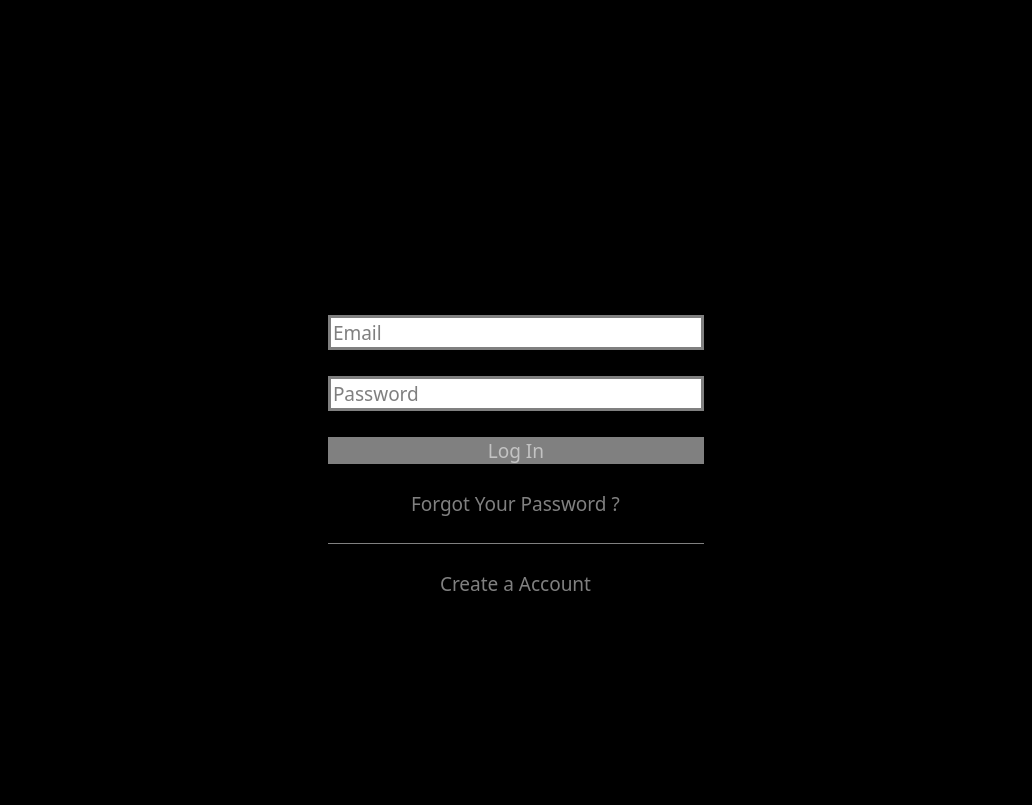
<?xml version="1.0" encoding="UTF-8"?>
<ui version="4.0">
 <class>MainWindow</class>
 <widget class="QMainWindow" name="MainWindow">
  <property name="geometry">
   <rect>
    <x>0</x>
    <y>0</y>
    <width>1032</width>
    <height>805</height>
   </rect>
  </property>
  <property name="maximumSize">
   <size>
    <width>16777215</width>
    <height>16777215</height>
   </size>
  </property>
  <property name="windowTitle">
   <string>MainWindow</string>
  </property>
  <widget class="QWidget" name="centralwidget">
   <property name="styleSheet">
    <string notr="true">background-color:black;border</string>
   </property>
   <layout class="QVBoxLayout" name="verticalLayout">
    <item>
     <widget class="QGroupBox" name="groupBox">
      <property name="sizePolicy">
       <sizepolicy hsizetype="Preferred" vsizetype="Fixed">
        <horstretch>0</horstretch>
        <verstretch>100</verstretch>
       </sizepolicy>
      </property>
      <property name="maximumSize">
       <size>
        <width>16777215</width>
        <height>100</height>
       </size>
      </property>
      <property name="styleSheet">
       <string notr="true">border: 0px solid;</string>
      </property>
      <layout class="QHBoxLayout" name="horizontalLayout">
       <item alignment="Qt::AlignLeft">
        <widget class="QPushButton" name="BackButtton">
         <property name="sizePolicy">
          <sizepolicy hsizetype="Fixed" vsizetype="Fixed">
           <horstretch>0</horstretch>
           <verstretch>0</verstretch>
          </sizepolicy>
         </property>
         <property name="maximumSize">
          <size>
           <width>48</width>
           <height>48</height>
          </size>
         </property>
         <property name="cursor">
          <cursorShape>PointingHandCursor</cursorShape>
         </property>
         <property name="styleSheet">
          <string notr="true">background-color:rgba(255, 255, 255, 0.0);
color:white
</string>
         </property>
         <property name="text">
          <string/>
         </property>
         <property name="icon">
          <iconset>
           <normaloff>white-24dp/2x/outline_arrow_back_white_24dp.png</normaloff>white-24dp/2x/outline_arrow_back_white_24dp.png</iconset>
         </property>
         <property name="iconSize">
          <size>
           <width>48</width>
           <height>48</height>
          </size>
         </property>
         <property name="flat">
          <bool>true</bool>
         </property>
        </widget>
       </item>
       <item>
        <widget class="QLabel" name="label">
         <property name="sizePolicy">
          <sizepolicy hsizetype="Maximum" vsizetype="Maximum">
           <horstretch>0</horstretch>
           <verstretch>0</verstretch>
          </sizepolicy>
         </property>
         <property name="maximumSize">
          <size>
           <width>150</width>
           <height>70</height>
          </size>
         </property>
         <property name="text">
          <string/>
         </property>
         <property name="pixmap">
          <pixmap>Netflix_Logo_RGB.png</pixmap>
         </property>
         <property name="scaledContents">
          <bool>true</bool>
         </property>
        </widget>
       </item>
       <item alignment="Qt::AlignRight|Qt::AlignVCenter">
        <widget class="QPushButton" name="SettingButton">
         <property name="sizePolicy">
          <sizepolicy hsizetype="Expanding" vsizetype="Fixed">
           <horstretch>0</horstretch>
           <verstretch>0</verstretch>
          </sizepolicy>
         </property>
         <property name="text">
          <string/>
         </property>
         <property name="icon">
          <iconset>
           <normaloff>2x/outline_more_vert_white_24dp.png</normaloff>2x/outline_more_vert_white_24dp.png</iconset>
         </property>
         <property name="iconSize">
          <size>
           <width>48</width>
           <height>48</height>
          </size>
         </property>
        </widget>
       </item>
      </layout>
     </widget>
    </item>
    <item>
     <widget class="QFrame" name="frame">
      <property name="toolTip">
       <string/>
      </property>
      <property name="toolTipDuration">
       <number>-1</number>
      </property>
      <property name="frameShape">
       <enum>QFrame::StyledPanel</enum>
      </property>
      <property name="frameShadow">
       <enum>QFrame::Raised</enum>
      </property>
      <layout class="QVBoxLayout" name="verticalLayout_2">
       <item alignment="Qt::AlignHCenter|Qt::AlignVCenter">
        <widget class="QGroupBox" name="groupBox_2">
         <property name="sizePolicy">
          <sizepolicy hsizetype="Fixed" vsizetype="Ignored">
           <horstretch>0</horstretch>
           <verstretch>0</verstretch>
          </sizepolicy>
         </property>
         <property name="minimumSize">
          <size>
           <width>400</width>
           <height>350</height>
          </size>
         </property>
         <property name="font">
          <font>
           <pointsize>10</pointsize>
          </font>
         </property>
         <property name="styleSheet">
          <string notr="true">border: 0px solid;</string>
         </property>
         <property name="title">
          <string/>
         </property>
         <layout class="QVBoxLayout" name="verticalLayout_3">
          <item>
           <widget class="QLineEdit" name="lineEditEmail">
            <property name="font">
             <font>
              <family>Dubai</family>
              <pointsize>14</pointsize>
             </font>
            </property>
            <property name="toolTipDuration">
             <number>1</number>
            </property>
            <property name="styleSheet">
             <string notr="true">QLineEdit{
	border: 3px solid grey;
	background-color:white;
}

QLineEdit:hover{
	border: 3px solid rgb(112, 181, 255);
}
</string>
            </property>
            <property name="inputMethodHints">
             <set>Qt::ImhEmailCharactersOnly</set>
            </property>
            <property name="placeholderText">
             <string>Email</string>
            </property>
           </widget>
          </item>
          <item>
           <widget class="QLineEdit" name="lineEditPassword">
            <property name="sizePolicy">
             <sizepolicy hsizetype="Expanding" vsizetype="Fixed">
              <horstretch>0</horstretch>
              <verstretch>0</verstretch>
             </sizepolicy>
            </property>
            <property name="font">
             <font>
              <family>Dubai</family>
              <pointsize>14</pointsize>
             </font>
            </property>
            <property name="styleSheet">
             <string notr="true">QLineEdit{
	border: 3px solid grey;
	background-color:white;
}

QLineEdit:hover{
	border: 3px solid rgb(112, 181, 255);
}
</string>
            </property>
            <property name="inputMethodHints">
             <set>Qt::ImhHiddenText|Qt::ImhSensitiveData</set>
            </property>
            <property name="placeholderText">
             <string>Password</string>
            </property>
           </widget>
          </item>
          <item>
           <widget class="QPushButton" name="LoginButton">
            <property name="font">
             <font>
              <family>Dubai</family>
              <pointsize>14</pointsize>
             </font>
            </property>
            <property name="styleSheet">
             <string notr="true">QPushButton{
	background-color:grey; 
	color:rgb(195, 195, 195);
}
QPushButton:hover{
	background-color: rgb(216, 0, 0);

}</string>
            </property>
            <property name="text">
             <string>Log In</string>
            </property>
           </widget>
          </item>
          <item alignment="Qt::AlignHCenter">
           <widget class="QLabel" name="labelForgotPass">
            <property name="sizePolicy">
             <sizepolicy hsizetype="Fixed" vsizetype="Fixed">
              <horstretch>0</horstretch>
              <verstretch>0</verstretch>
             </sizepolicy>
            </property>
            <property name="font">
             <font>
              <family>Dubai</family>
              <pointsize>14</pointsize>
             </font>
            </property>
            <property name="cursor">
             <cursorShape>PointingHandCursor</cursorShape>
            </property>
            <property name="styleSheet">
             <string notr="true">color:grey;</string>
            </property>
            <property name="text">
             <string>Forgot Your Password ?</string>
            </property>
           </widget>
          </item>
          <item>
           <widget class="Line" name="line">
            <property name="sizePolicy">
             <sizepolicy hsizetype="Fixed" vsizetype="Fixed">
              <horstretch>0</horstretch>
              <verstretch>0</verstretch>
             </sizepolicy>
            </property>
            <property name="maximumSize">
             <size>
              <width>400</width>
              <height>1</height>
             </size>
            </property>
            <property name="styleSheet">
             <string notr="true">background-color:grey;</string>
            </property>
            <property name="frameShadow">
             <enum>QFrame::Sunken</enum>
            </property>
            <property name="midLineWidth">
             <number>0</number>
            </property>
            <property name="orientation">
             <enum>Qt::Horizontal</enum>
            </property>
           </widget>
          </item>
          <item alignment="Qt::AlignHCenter">
           <widget class="QLabel" name="labelCreateAcc">
            <property name="sizePolicy">
             <sizepolicy hsizetype="Fixed" vsizetype="Fixed">
              <horstretch>0</horstretch>
              <verstretch>0</verstretch>
             </sizepolicy>
            </property>
            <property name="font">
             <font>
              <family>Dubai</family>
              <pointsize>14</pointsize>
             </font>
            </property>
            <property name="cursor">
             <cursorShape>PointingHandCursor</cursorShape>
            </property>
            <property name="styleSheet">
             <string notr="true">color:grey;</string>
            </property>
            <property name="text">
             <string>Create a Account</string>
            </property>
           </widget>
          </item>
         </layout>
         <zorder>lineEditPassword</zorder>
         <zorder>lineEditEmail</zorder>
         <zorder>LoginButton</zorder>
         <zorder>labelForgotPass</zorder>
         <zorder>labelCreateAcc</zorder>
         <zorder>line</zorder>
        </widget>
       </item>
      </layout>
     </widget>
    </item>
   </layout>
  </widget>
 </widget>
 <resources/>
 <connections/>
</ui>
